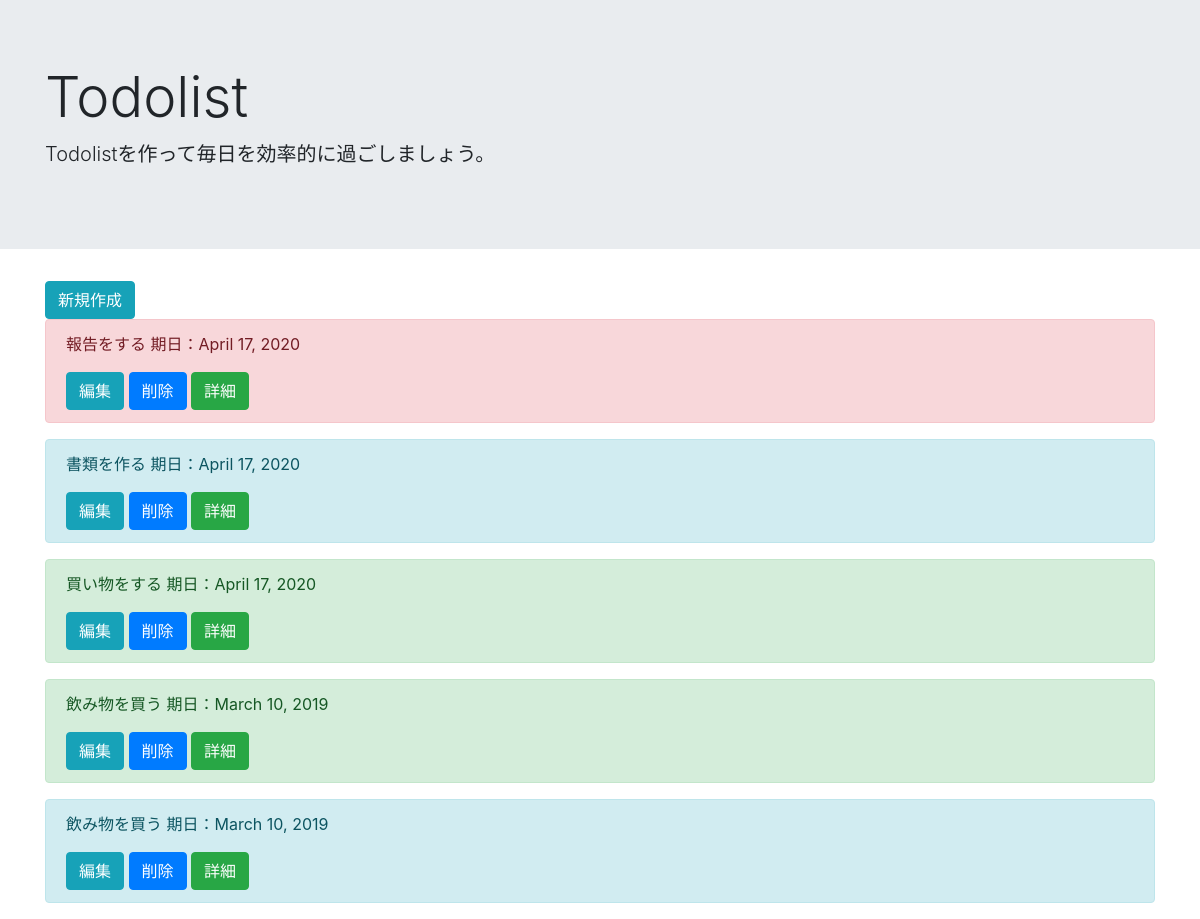
/list/, run on an earlier commit of the app's database.
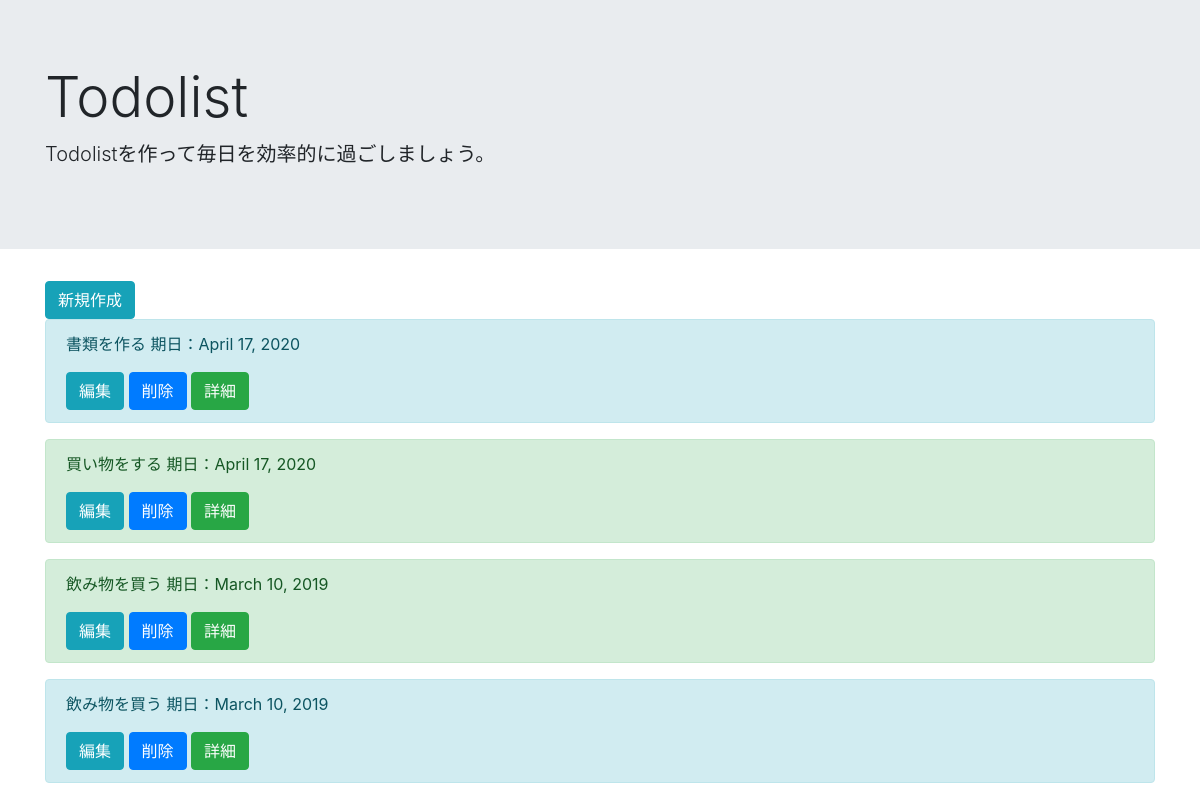
And on a later commit of the database.
### todo/models.py (models this page shows, shortened)
class TodoModel(models.Model):
    title = models.CharField(max_length=100)
    memo = models.TextField()
    priority = models.CharField(
        max_length = 50,
        choices = PRIORITY
    )
    duedate = models.DateField()

### todo/views.py (the view)
# urls.py: path('list/', TodoList.as_view(), name='list'),
class TodoList(ListView):
    template_name = 'list.html'
    model = TodoModel

### templates/list.html
{% extends 'base.html' %}
{% block header %}
<div class="jumbotron jumbotron-fluid">
    <div class="container">
      <h1 class="display-4">Todolist</h1>
      <p class="lead">Todolistを作って毎日を効率的に過ごしましょう。</p>
    </div>
</div>
{% endblock %}
{% block content %}
<div class='container'>
    <a href="{% url 'create' %}" class="btn btn-info" tabindex="-1" role="button" aria-disabled="true">新規作成</a>
  {% for item in object_list %}
    <div class="alert alert-{{ item.priority }}" role="alert">
        <p>{{ item.title }} 期日：{{ item.duedate }}</p>
        <a href="{% url 'update' item.pk %}" class="btn btn-info" tabindex="-1" role="button" aria-disabled="true">編集</a>
        <a href="{% url 'delete' item.pk %}" class="btn btn-primary" tabindex="-1" role="button" aria-disabled="true">削除</a>
        <a href="{% url 'detail' item.pk %}" class="btn btn-success" tabindex="-1" role="button" aria-disabled="true">詳細</a>
    </div>
  {% endfor %}
</div>
{% endblock content %}

What changed in the data, as far as the page shows it:
removed TodoModel: title "報告をする", duedate "April 17, 2020", priority "danger" (drawn)
